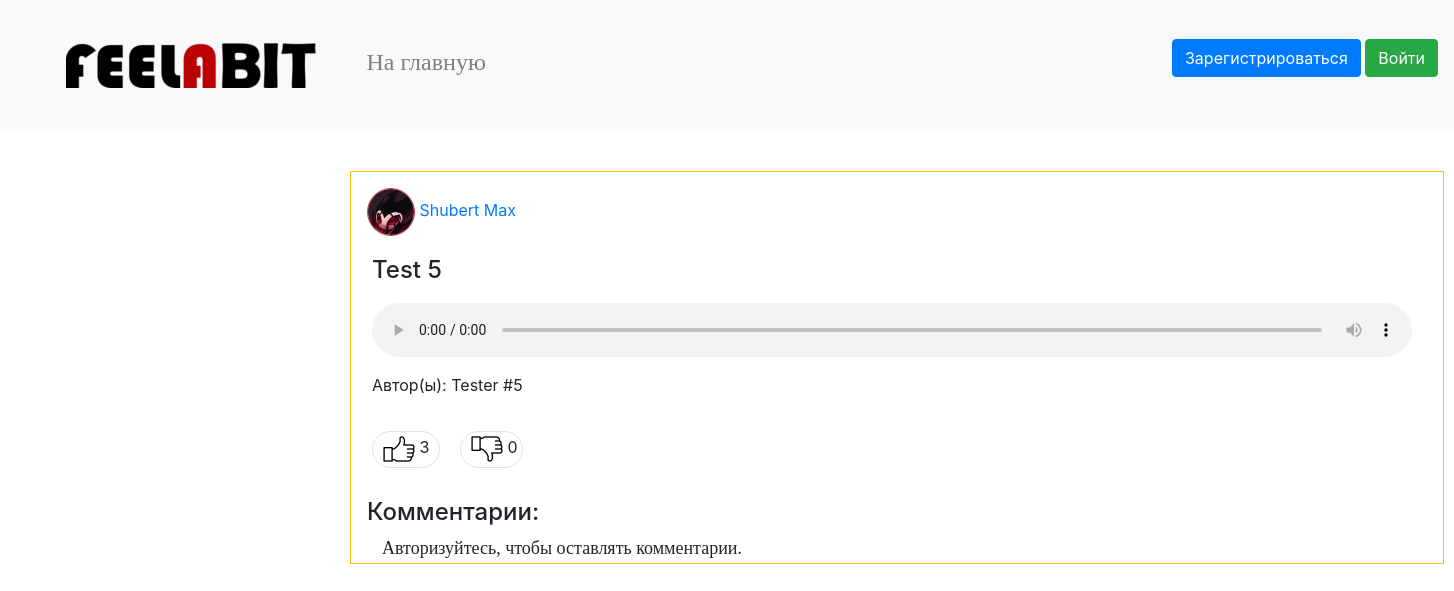
The app's page /comments/5, older data.
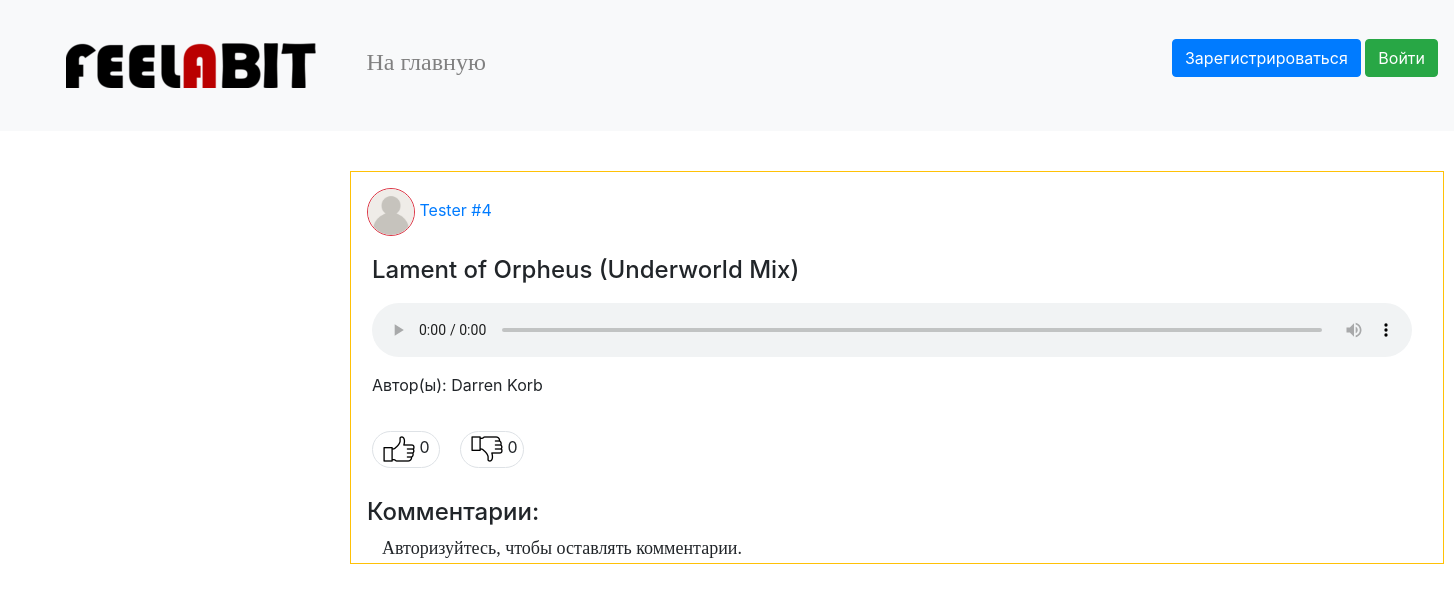
The same page, newer data.
### data/users.py (models this page shows, shortened)
class User(SqlAlchemyBase, UserMixin, SerializerMixin):
    __tablename__ = 'users'
    id = sqlalchemy.Column(sqlalchemy.Integer, primary_key=True, autoincrement=True)
    surname = sqlalchemy.Column(sqlalchemy.String, nullable=True)
    name = sqlalchemy.Column(sqlalchemy.String, nullable=True)
    role = sqlalchemy.Column(sqlalchemy.String, nullable=True)
    email = sqlalchemy.Column(sqlalchemy.String, index=True, unique=True, nullable=True)
    age = sqlalchemy.Column(sqlalchemy.Integer, nullable=True)
    avatar_img = sqlalchemy.Column(sqlalchemy.String, default='/static/img/user.png')
    hashed_password = sqlalchemy.Column(sqlalchemy.String, nullable=True)
    modified_date = sqlalchemy.Column(sqlalchemy.DateTime, default=datetime.datetime.now)
    register_date = sqlalchemy.Column(sqlalchemy.DateTime, default=datetime.datetime.now)

### data/audio.py (models this page shows, shortened)
class Audio(SqlAlchemyBase, SerializerMixin):
    __tablename__ = 'audio'
    id = sqlalchemy.Column(sqlalchemy.Integer, primary_key=True, autoincrement=True)
    file = sqlalchemy.Column(sqlalchemy.String, nullable=True)
    publisher = sqlalchemy.Column(sqlalchemy.Integer, sqlalchemy.ForeignKey('users.id'))
    name = sqlalchemy.Column(sqlalchemy.String, nullable=True)
    author = sqlalchemy.Column(sqlalchemy.String, nullable=True)
    genre = sqlalchemy.Column(sqlalchemy.String, nullable=True)
    duration = sqlalchemy.Column(sqlalchemy.Integer, nullable=True)
    likes = sqlalchemy.Column(sqlalchemy.Integer, default=0)
    dislikes = sqlalchemy.Column(sqlalchemy.Integer, default=0)
    likers = sqlalchemy.Column(sqlalchemy.String, nullable=True)
    dislikers = sqlalchemy.Column(sqlalchemy.String, nullable=True)
    comments = sqlalchemy.Column(sqlalchemy.String, default='')
    publish_date = sqlalchemy.Column(sqlalchemy.DateTime, default=datetime.datetime.now)
    modified_date = sqlalchemy.Column(sqlalchemy.DateTime, default=datetime.datetime.now)

### main.py (the view, shortened to what this page needs)
@app.route('/comments/<int:audio_id>')
def comments(audio_id):
    db_sess = db_session.create_session()
    audio = db_sess.query(Audio).filter(Audio.id == audio_id).first()
    audio_comments = []
    publisher = db_sess.query(User).filter(User.id == audio.publisher).first()
    publisher_name = publisher.surname + ' ' + publisher.name
    publisher_avatar = publisher.avatar_img
    audio_likers = map(int, audio.likers.split()) if audio.likers else []
    audio_dislikers = map(int, audio.dislikers.split()) if audio.dislikers else []
    audio_info = [audio.publisher, audio.author, audio.file, audio.name,
                  audio.genre, publisher_name, audio.id, audio.likes,
                  audio.dislikes, audio_likers, audio_dislikers, publisher_avatar]
    return render_template('comments.html', audio=audio_info, audio_comments=reversed(audio_comments))

### data/db_session.py (called while the page is built)
def create_session() -> Session:
    global __factory
    return __factory()

### templates/comments.html (shortened to what this page needs)
{% extends "base.html" %}
{% block content %}
    <table class="border rounded border-warning"
           style="margin-left: 250px;margin-right: 250px;margin-top: 40px;margin-bottom:40px">
        <tr>
            <td>
                <div>
                    <a href="/user/{{ audio[0] }}" style="margin-top: 15px;margin-left: 15px;display: inline-block">
                        <img src="{{ audio[11] }}" width="48px" height="48px"
                                class="border rounded-circle border-danger"/> {{ audio[5] }}
                    </a>
                    <h4 style="padding-top: 20px;padding-bottom: 10px;padding-left: 20px">{{ audio[3] }}</h4>
                    <audio class="audio-main" src="/{{ audio[2] }}" controls></audio>
                    <p style="padding-left: 20px">Автор(ы): {{ audio[1] }}</p>
                    <p style="padding-top: 20px">
                        {% set stl = "width:70px;margin-left:20px;padding-bottom:10px;
                            padding-top:5px;padding-right:5px;" %}
                        {% if current_user.id in audio[9] %}
                            {% set stl = stl + "background-color: silver" %}
                        {% endif %}
                        <span class="border rounded-pill"
                            style="{{ stl }}">
                            <a href="/like/{{ audio[6] }} comments {{ audio[6] }}">
                                <img src="/static/img/thumb.png" style="margin-left:10px"/>
                            </a>
                            {{ audio[7] }}
                        </span>
                        {% set stl1 = "width:70px;margin-left:20px;padding-bottom:10px;
                            padding-top:5px;padding-right:5px;" %}
                        {% if current_user.id in audio[10] %}
                            {% set stl1 = stl + "background-color: silver" %}
                        {% endif %}
                        <span class="border rounded-pill"
                            style="{{ stl1 }}">
                            <a href="/dislike/{{ audio[6] }} comments {{ audio[6] }}">
                                <img class='rotateimg180 mirrorY' src="/static/img/thumb.png" style="margin-left:10px"/>
                            </a>
                            {{ audio[8] }}
                        </span>
                    </p>
                </div>
            </td>
        </tr>
        <tr>
            <td>
                <h4 style="margin-top: 15px;margin-left: 15px">Комментарии:</h4>
                {% if current_user.is_authenticated %}
                    <div class="input-group" style="margin-top: 30px;margin-bottom: 15px">
                        <div class="form-outline" style="margin-left: 15px">
                            <input size="112" id="comment_field"
                                class="form-control" placeholder="Ваш комментарий..."/>
                        </div>
                        <button style="margin-left: 10px" class="btn btn-primary" onclick="comment({{ audio[6] }},{{ current_user.id }})">Комментировать</button>
                    </div>
                {% else %}
                    <font size="4" face="Trebuchet MS" style="margin-top: 30px;margin-bottom: 15px;margin-left: 30px">Авторизуйтесь, чтобы оставлять комментарии.</font>
                {% endif %}
            </td>
        </tr>
    </table>
{% endblock %}

Row changes from the older to the newer data that the page shows:
no longer on this page (row unchanged): User: avatar_img (picture)
now on this page (row unchanged): User: avatar_img (placeholder picture)
changed Audio: name "Test 5" → "Lament of Orpheus (Underworld Mix)"; author "Tester #5" → "Darren Korb"
Text that changed along with them:
{{ audio[5] }}: "Shubert Max" → "Tester #4"
{{ audio[7] }}: "3" → "0"
